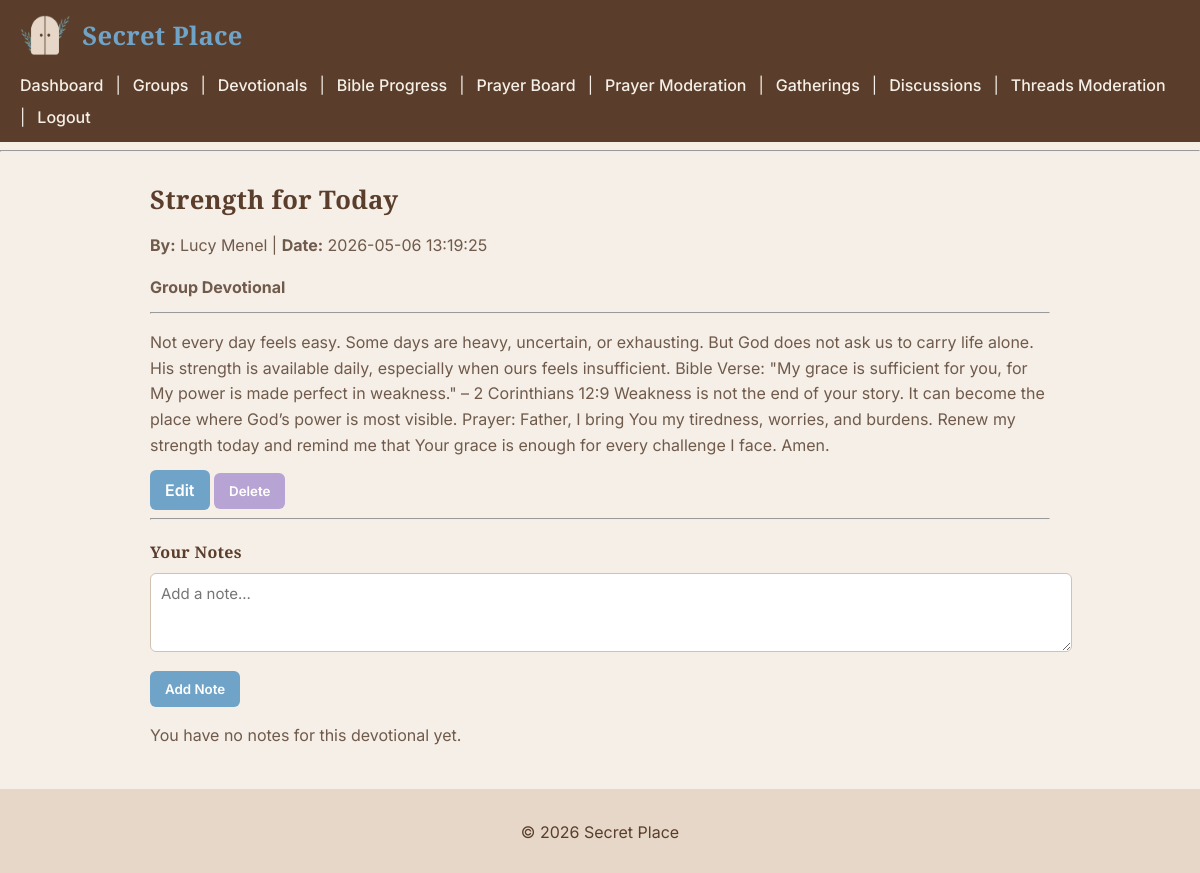
Page /devotionals/19 (signed in) on the committed database.
### tables this page shows
CREATE TABLE devotionals (
    id INTEGER PRIMARY KEY AUTOINCREMENT,
    title TEXT NOT NULL,
    content TEXT NOT NULL,
    created_by INTEGER NOT NULL,
    group_id INTEGER,
    is_active INTEGER DEFAULT 1, created_at DATETIME DEFAULT CURRENT_TIMESTAMP,
    FOREIGN KEY(created_by) REFERENCES users(id)
);

CREATE TABLE users (
    id INTEGER PRIMARY KEY AUTOINCREMENT,
    name TEXT NOT NULL,
    email TEXT UNIQUE NOT NULL,
    password TEXT NOT NULL,
    role TEXT DEFAULT 'member'
, is_active INTEGER DEFAULT 1);

### routes/devotionals.py (the view)
@devotionals_bp.route('/<int:id>', methods=['GET', 'POST'])
def devotional_detail(id):
    user_id = session.get('user_id')
    if not user_id:
        return redirect(url_for('auth.login'))
    row = get_devotional_by_id(id)
    if not row:
        flash("Devotional not found.", "danger")
        return redirect(url_for('devotionals.list_devotionals'))
    group_id = row[4]
    if group_id:
        user_groups = get_user_group_ids(user_id)
        if group_id not in user_groups:
            flash("You do not have access.", "danger")
            return redirect(url_for('devotionals.list_devotionals'))
    author = get_user_by_id(row[3])
    devotional = {
        "id": row[0],
        "title": row[1],
        "content": row[2],
        "author_name": author[1] if author else "Unknown",
        "author_id": row[3],
        "group_id": group_id,
        "created_at": row[6]
    }
    if request.method == 'POST':
        note_text = request.form.get('note_text')
        if note_text and note_text.strip():
            add_user_note(user_id, id, note_text)
            flash("Note added!", "success")
        return redirect(url_for('devotionals.devotional_detail', id=id))
    notes_raw = get_user_notes(user_id, id)
    notes = [{"text": n[1], "created_at": n[2]} for n in notes_raw]
    can_edit_delete = can_user_edit_delete(user_id, id)
    return render_template(
        'devotional_detail.html',
        devotional=devotional,
        notes=notes,
        can_edit_delete=can_edit_delete
    )

### sqlite_db.py (called while the page is built)
def connect_db():
    return sqlite3.connect(Config.DATABASE)

def get_user_by_id(user_id):
    conn = connect_db()
    cursor = conn.cursor()
    cursor.execute(
        """
        SELECT *
        FROM users
        WHERE id = ?
        """,
        (user_id,)
    )
    user = cursor.fetchone()
    conn.close()
    return user

def get_devotional_by_id(devotional_id):
    conn = connect_db()
    cursor = conn.cursor()
    cursor.execute(
        """
        SELECT *
        FROM devotionals
        WHERE id = ? AND is_active = 1
        """,
        (devotional_id,)
    )
    devotional = cursor.fetchone()
    conn.close()
    return devotional

def can_user_edit_delete(user_id, devotional_id):
    conn = connect_db()
    cursor = conn.cursor()
    cursor.execute(
        """
        SELECT created_by, group_id
        FROM devotionals
        WHERE id = ?
        """,
        (devotional_id,)
    )
    devotional = cursor.fetchone()
    if not devotional:
        conn.close()
        return False
    devotional_creator = devotional[0]
    cursor.execute(
        """
        SELECT role
        FROM users
        WHERE id = ?
        """,
        (user_id,)
    )
    user_role = cursor.fetchone()
    conn.close()
    if not user_role:
        return False
    role = user_role[0]
    if role == "admin":
        return True
    if role == "leader" and devotional_creator == user_id:
        return True
    return False

def get_user_group_ids(user_id):
    conn = connect_db()
    cursor = conn.cursor()
    cursor.execute(
        """
        SELECT group_id
        FROM group_members
        WHERE user_id = ?
        """,
        (user_id,)
    )
    rows = cursor.fetchall()
    conn.close()
    return [row[0] for row in rows]

def get_user_notes(user_id, devotional_id):
    conn = connect_db()
    cursor = conn.cursor()
    cursor.execute(
        """
        SELECT note_id, note_text, updated_at
        FROM user_notes
        WHERE user_id = ? AND devotional_id = ?
        ORDER BY updated_at DESC
        """,
        (user_id, devotional_id)
    )
    notes = cursor.fetchall()
    conn.close()
    return notes

### templates/devotional_detail.html
{% extends "layout.html" %}
{% block content %}
<h2>{{ devotional.title | default('No Title') }}</h2>
<p><strong>By:</strong> {{ devotional.author_name | default('Unknown') }} | <strong>Date:</strong> {{ devotional.created_at | default('Unknown') }}</p>
{% if devotional.group_id %}
  <p><strong>Group Devotional</strong></p>
{% else %}
  <p><strong>Global Devotional</strong></p>
{% endif %}
<hr>
<p>{{ devotional.content }}</p>
{% if can_edit_delete %}
  <a href="{{ url_for('devotionals.edit_devotional', id=devotional.id) }}" class="btn btn-warning">Edit</a>
  <form id="delete-devotional-{{ devotional.id }}"
        action="{{ url_for('devotionals.delete_devotional_route', id=devotional.id) }}"
        method="POST"
        style="display:inline;">
      <button type="button"
              class="btn btn-danger"
              data-confirm="Delete this devotional?"
              data-form="delete-devotional-{{ devotional.id }}">
          Delete
      </button>
  </form>
{% endif %}
<hr>
<h4>Your Notes</h4>
<form method="POST">
  <div class="mb-3">
    <textarea class="form-control" name="note_text" rows="3" placeholder="Add a note..." required></textarea>
  </div>
  <button type="submit" class="btn btn-primary">Add Note</button>
</form>
{% if notes %}
  <ul class="list-group mt-3">
    {% for note in notes %}
        <li class="list-group-item">
            {{ note.text }}
            <br>
            <small class="text-muted">Last updated: {{ note.created_at }}</small>
        </li>
    {% endfor %}
  </ul>
{% else %}
  <p class="mt-2">You have no notes for this devotional yet.</p>
{% endif %}
{% endblock %}

### static/css/styles.css (style rules this page uses)
body { font-family: 'Inter', sans-serif; background-color: #f5efe7; color: #6f5a4b; margin: 0; padding: 0; }
h1, h2, h3, h4, h5, h6 { font-family: 'Playfair Display', serif; color: #5a3e2b; font-weight: 700; letter-spacing: 0.3px; margin-bottom: 10px; }
h2 { font-size: 1.6rem; margin-bottom: 10px; }
p { line-height: 1.6; margin-bottom: 12px; }
section, h2 { margin-top: 25px; }
a { color: #6fa3c8; }
button, .button, .btn { font-family: 'Inter', sans-serif; font-weight: 600; background-color: #6fa3c8; color: white; border: none; padding: 10px 15px; text-decoration: none; cursor: pointer; border-radius: 6px; display: inline-block; transition: all 0.2s ease; }
.btn-danger { background-color: #b8a4d4; }
input, textarea, select { font-family: 'Inter', sans-serif; font-size: 15px; width: 100%; padding: 10px; margin-bottom: 15px; border-radius: 6px; border: 1px solid #d2c2b2; background-color: white; }

### rows in the picture
devotionals: title "Strength for Today", created_at "2026-05-06 13:19:25", content "Not every day feels easy. Some days are heavy, uncertain, or exhausting. But God does not ask us to carry life alone. His strength is available daily, especially when ours feels insufficient. Bible Verse: \"My grace is sufficient for you, for My power is made perfect in weakness.\" – 2 Corinthians 12:9 Weakness is not the end of your story. It can become the place where God’s power is most visible. Prayer: Father, I bring You my tiredness, worries, and burdens. Renew my strength today and remind me that Your grace is enough for every challenge I face. Amen."
users: author_name "Lucy Menel"
